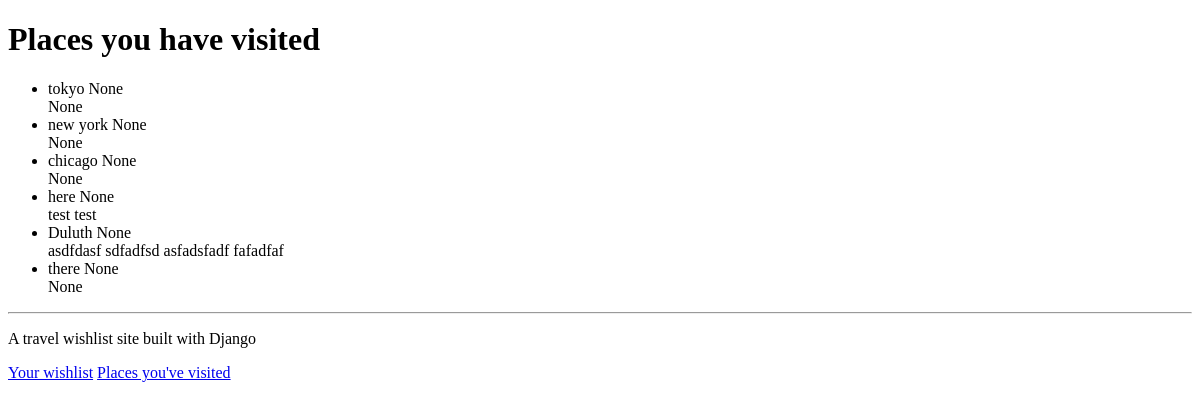
The app's page /visited, older data.
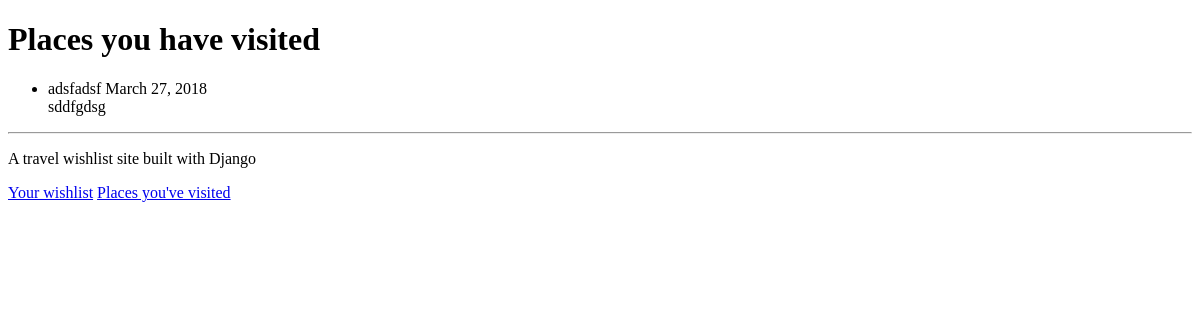
The same page, newer data.
### travel_wishlist/models.py (models this page shows, shortened)
class Place(models.Model):
    name = models.CharField(max_length=200)
    visited = models.BooleanField(default=False)
    visited_date = models.DateField(
            blank=True, null=True)
    review_text = models.TextField(blank=True, null=True)

### travel_wishlist/views.py (the view)
# urls.py: url(r'^visited$', views.places_visited, name='places_visited'),
def places_visited(request):
    visited = Place.objects.filter(visited=True)
    return render(request, 'travel_wishlist/visited.html', {'visited':visited})

### templates/travel_wishlist/visited.html
{%  extends 'travel_wishlist/base.html' %}
{%  block content %}
<h1>Places you have visited</h1>
{% if visited %}
<ul>
    {% for place in visited %}
        <li>{{ place.name }} <span>{{  place.visited_date  }}</span></li>
        <span>{{ place.review_text }}</span>
    {% endfor %}
</ul>
{% else %}
    <p>You have not visited any places yet.</p>
{%  endif %}
{% endblock %}

### templates/travel_wishlist/base.html (shortened to what this page needs)
{% load staticfiles %}
<!DOCTYPE html>
<html lang="en">
<head>
    <link rel="stylesheet" href="https://unpkg.com/sakura.css/css/sakura.css" type="text/css">
    <link rel="stylesheet" href="{% static 'css/style.css' %}" type="text/css">
</head>
<body>
    {%  block content %}
    {% endblock %}
    <hr>
    <p>A travel wishlist site built with Django</p>
    <a href="{% url 'place_list' %}">Your wishlist</a>
    <a href="{% url 'places_visited' %}">Places you've visited</a>
</body>
</html>

Row changes from the older to the newer data that the page shows:
removed Place: name "tokyo", visited_date "None", review_text "None"
removed Place: name "new york", visited_date "None", review_text "None"
removed Place: name "chicago", visited_date "None", review_text "None"
removed Place: name "here", visited_date "None", review_text "test test"
removed Place: name "Duluth", visited_date "None", review_text "asdfdasf sdfadfsd asfadsfadf fafadfaf"
removed Place: name "there", visited_date "None", review_text "None"
added Place: name "adsfadsf", visited_date "March 27, 2018", review_text "sddfgdsg"
